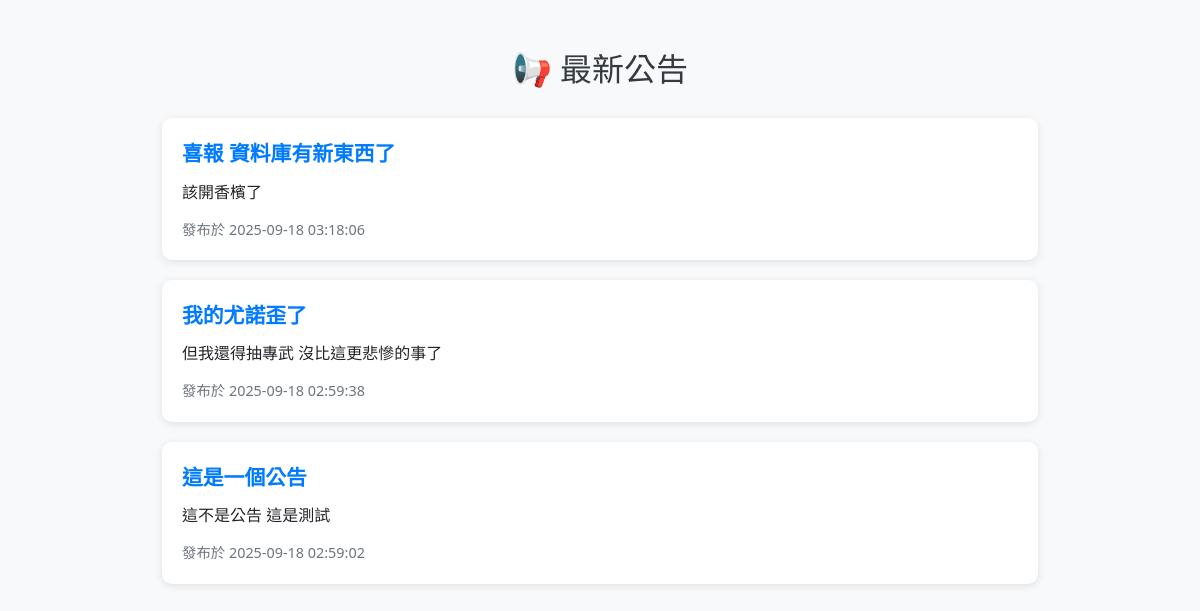
The app's page /announcements.php with its own data.
### tables this page shows
CREATE TABLE `announcements` (
  `id` int(11) NOT NULL,
  `title` varchar(255) NOT NULL,
  `content` text NOT NULL,
  `created_at` timestamp NOT NULL DEFAULT current_timestamp()
);

### announcements.php (the view, shortened to what this page needs)
<?php
$host = 'localhost';
$dbname = 'coffeeproject';
$user = 'admin';
$password = '1234';
try {
    $pdo = new PDO("mysql:host=$host;dbname=$dbname;charset=utf8", $user, $password);
    $pdo->setAttribute(PDO::ATTR_ERRMODE, PDO::ERRMODE_EXCEPTION);
    $stmt = $pdo->query("SELECT * FROM announcements ORDER BY created_at DESC LIMIT 5");
    $announcements = $stmt->fetchAll(PDO::FETCH_ASSOC);
} catch (PDOException $e) {
    die("資料庫連線失敗：" . $e->getMessage());
}
?>
<!DOCTYPE html>
<html lang="zh-TW">
<head>
    <link href="https://cdn.jsdelivr.net/npm/bootstrap@5.3.0/dist/css/bootstrap.min.css" rel="stylesheet">
</head>
<body>
<div class="container">
    <h2>📢 最新公告</h2>
    <?php if (!empty($announcements)): ?>
        <?php foreach ($announcements as $a): ?>
            <div class="announcement-card">
                <div class="announcement-title"><?= htmlspecialchars($a['title']) ?></div>
                <div class="announcement-content"><?= nl2br(htmlspecialchars($a['content'])) ?></div>
                <div class="announcement-date">發布於 <?= $a['created_at'] ?></div>
            </div>
        <?php endforeach; ?>
    <?php else: ?>
        <div class="alert alert-info text-center">目前沒有公告。</div>
    <?php endif; ?>
</div>
</body>
</html>

### announcements.php (style rules this page uses)
body { background-color: #f8f9fa; font-family: 'Segoe UI', sans-serif; }
.container { max-width: 900px; margin: 50px auto; }
h2 { text-align: center; margin-bottom: 30px; color: #343a40; }
.announcement-card { margin-bottom: 20px; border-radius: 10px; box-shadow: 0 2px 8px rgba(0,0,0,0.1); background: #fff; padding: 20px; }
.announcement-title { font-size: 1.3rem; font-weight: bold; color: #007bff; }
.announcement-content { margin-top: 10px; white-space: pre-line; }
.announcement-date { font-size: 0.9rem; color: #6c757d; margin-top: 15px; }

### records on screen
announcements: title "喜報 資料庫有新東西了", content "該開香檳了", created_at "2025-09-18 03:18:06"
announcements: title "我的尤諾歪了", content "但我還得抽專武 沒比這更悲慘的事了", created_at "2025-09-18 02:59:38"
announcements: title "這是一個公告", content "這不是公告 這是測試", created_at "2025-09-18 02:59:02"
